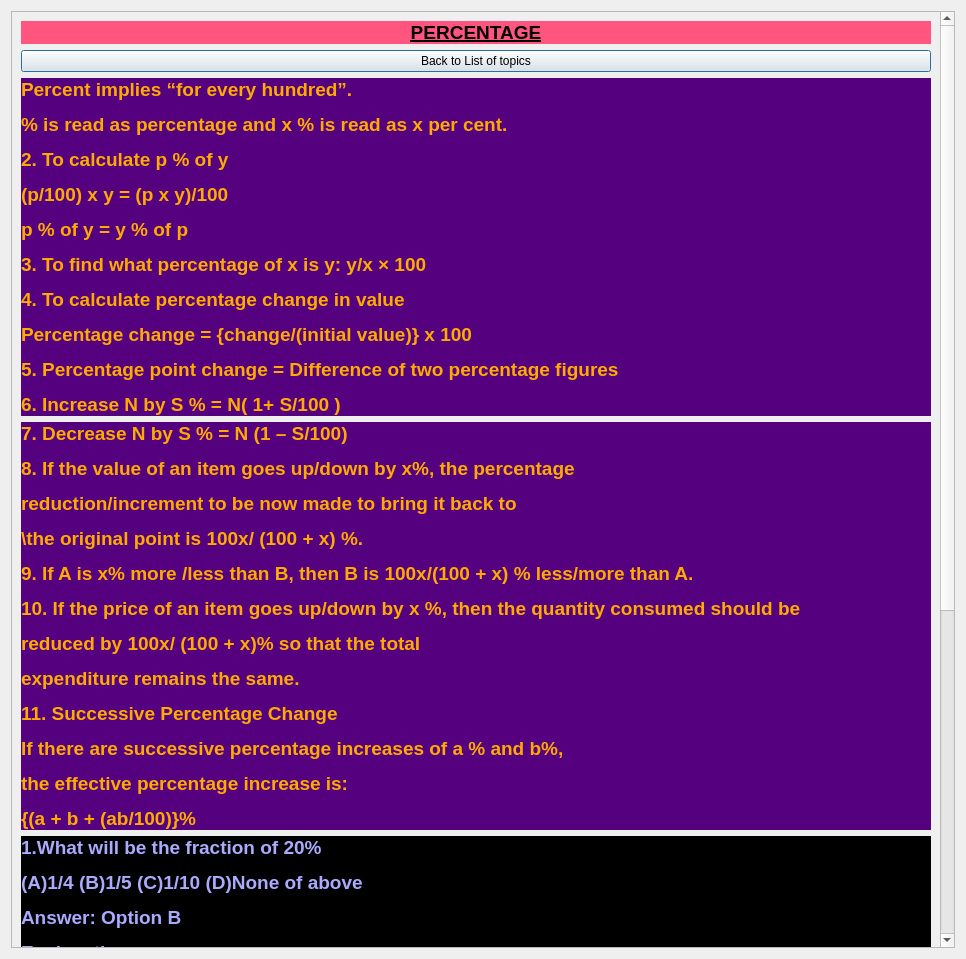
<?xml version="1.0" encoding="UTF-8"?>
<ui version="4.0">
 <class>percentage</class>
 <widget class="QDialog" name="percentage">
  <property name="geometry">
   <rect>
    <x>0</x>
    <y>0</y>
    <width>966</width>
    <height>959</height>
   </rect>
  </property>
  <property name="windowTitle">
   <string>Dialog</string>
  </property>
  <layout class="QGridLayout" name="gridLayout_2">
   <item row="0" column="0">
    <widget class="QScrollArea" name="scrollArea">
     <property name="widgetResizable">
      <bool>true</bool>
     </property>
     <widget class="QWidget" name="scrollAreaWidgetContents">
      <property name="geometry">
       <rect>
        <x>0</x>
        <y>0</y>
        <width>929</width>
        <height>1564</height>
       </rect>
      </property>
      <layout class="QGridLayout" name="gridLayout">
       <item row="4" column="0">
        <widget class="QLabel" name="label_3">
         <property name="styleSheet">
          <string notr="true">background-color: rgb(0, 0, 0);
font: 75 9pt &quot;Myanmar Text&quot;;</string>
         </property>
         <property name="text">
          <string>&lt;html&gt;&lt;head/&gt;&lt;body&gt;&lt;p&gt;&lt;span style=&quot; font-size:14pt; font-weight:600; color:#aaaaff;&quot;&gt;1.What will be the fraction of 20%&lt;/span&gt;&lt;/p&gt;&lt;p&gt;&lt;span style=&quot; font-size:14pt; font-weight:600; color:#aaaaff;&quot;&gt;(A)1/4 (B)1/5 (C)1/10 (D)None of above&lt;/span&gt;&lt;/p&gt;&lt;p&gt;&lt;span style=&quot; font-size:14pt; font-weight:600; color:#aaaaff;&quot;&gt;Answer: Option B&lt;/span&gt;&lt;/p&gt;&lt;p&gt;&lt;span style=&quot; font-size:14pt; font-weight:600; color:#aaaaff;&quot;&gt;Explanation:&lt;/span&gt;&lt;/p&gt;&lt;p&gt;&lt;span style=&quot; font-size:14pt; font-weight:600; color:#aaaaff;&quot;&gt;It will 20*1/100 = 1/5&lt;/span&gt;&lt;/p&gt;&lt;p&gt;&lt;span style=&quot; font-size:14pt; font-weight:600; color:#aaaaff;&quot;&gt;2.The ratio 5:20 expressed as percent equals to&lt;/span&gt;&lt;/p&gt;&lt;p&gt;&lt;span style=&quot; font-size:14pt; font-weight:600; color:#aaaaff;&quot;&gt;(A)50 % (B)125 % (C)25 % (D)None of above&lt;/span&gt;&lt;/p&gt;&lt;p&gt;&lt;span style=&quot; font-size:14pt; font-weight:600; color:#aaaaff;&quot;&gt;Answer: Option C&lt;/span&gt;&lt;/p&gt;&lt;p&gt;&lt;span style=&quot; font-size:14pt; font-weight:600; color:#aaaaff;&quot;&gt;Explanation:Actually it means 5 is what percent of 20, which can be calculated as,&lt;/span&gt;&lt;/p&gt;&lt;p&gt;&lt;span style=&quot; font-size:14pt; font-weight:600; color:#aaaaff;&quot;&gt;(5/20)*100 = 5 * 5 = 25&lt;/span&gt;&lt;/p&gt;&lt;p&gt;&lt;span style=&quot; font-size:14pt; font-weight:600; color:#aaaaff;&quot;&gt;3. Half of 1 percent written as decimal is&lt;/span&gt;&lt;/p&gt;&lt;p&gt;&lt;span style=&quot; font-size:14pt; font-weight:600; color:#aaaaff;&quot;&gt;(A)5 (B)0.5 (C)0.05 (D)0.005&lt;/span&gt;&lt;/p&gt;&lt;p&gt;&lt;span style=&quot; font-size:14pt; font-weight:600; color:#aaaaff;&quot;&gt;Answer: Option D&lt;/span&gt;&lt;/p&gt;&lt;p&gt;&lt;span style=&quot; font-size:14pt; font-weight:600; color:#aaaaff;&quot;&gt;Explanation:It will be 1/2(1%) = 1/2(1/100) = 1/200 = 0.005&lt;/span&gt;&lt;/p&gt;&lt;p&gt;&lt;span style=&quot; font-size:14pt; font-weight:600; color:#aaaaff;&quot;&gt;4.What is 15 percent of 34&lt;/span&gt;&lt;/p&gt;&lt;p&gt;&lt;span style=&quot; font-size:14pt; font-weight:600; color:#aaaaff;&quot;&gt;(A)5.10 (B)4.10 (C)3.10 (D)2.10&lt;/span&gt;&lt;/p&gt;&lt;p&gt;&lt;span style=&quot; font-size:14pt; font-weight:600; color:#aaaaff;&quot;&gt;Answer: Option A&lt;/span&gt;&lt;/p&gt;&lt;p&gt;&lt;span style=&quot; font-size:14pt; font-weight:600; color:#aaaaff;&quot;&gt;Explanation:It will be 15% of 34= (15/100) * 34 = 5.10&lt;/span&gt;&lt;/p&gt;&lt;/body&gt;&lt;/html&gt;</string>
         </property>
        </widget>
       </item>
       <item row="0" column="0">
        <widget class="QLabel" name="label">
         <property name="styleSheet">
          <string notr="true">font: 75 11pt &quot;Nirmala UI&quot;;
background-color: rgb(255, 85, 127);</string>
         </property>
         <property name="text">
          <string>&lt;html&gt;&lt;head/&gt;&lt;body&gt;&lt;p align=&quot;center&quot;&gt;&lt;span style=&quot; font-size:14pt; font-weight:600; text-decoration: underline;&quot;&gt;PERCENTAGE&lt;/span&gt;&lt;/p&gt;&lt;/body&gt;&lt;/html&gt;</string>
         </property>
        </widget>
       </item>
       <item row="2" column="0">
        <widget class="QLabel" name="label_2">
         <property name="styleSheet">
          <string notr="true">
font: 75 10pt &quot;MS PGothic&quot;;
background-color: rgb(85, 0, 127);</string>
         </property>
         <property name="text">
          <string>&lt;html&gt;&lt;head/&gt;&lt;body&gt;&lt;p&gt;&lt;span style=&quot; font-size:14pt; font-weight:600; color:#ffaa00;&quot;&gt;Percent implies “for every hundred”.&lt;/span&gt;&lt;/p&gt;&lt;p&gt;&lt;span style=&quot; font-size:14pt; font-weight:600; color:#ffaa00;&quot;&gt;% is read as percentage and x % is read as x per cent.&lt;/span&gt;&lt;/p&gt;&lt;p&gt;&lt;span style=&quot; font-size:14pt; font-weight:600; color:#ffaa00;&quot;&gt;2. To calculate p % of y&lt;/span&gt;&lt;/p&gt;&lt;p&gt;&lt;span style=&quot; font-size:14pt; font-weight:600; color:#ffaa00;&quot;&gt;(p/100) x y = (p x y)/100&lt;/span&gt;&lt;/p&gt;&lt;p&gt;&lt;span style=&quot; font-size:14pt; font-weight:600; color:#ffaa00;&quot;&gt;p % of y = y % of p&lt;/span&gt;&lt;/p&gt;&lt;p&gt;&lt;span style=&quot; font-size:14pt; font-weight:600; color:#ffaa00;&quot;&gt;3. To find what percentage of x is y: y/x × 100&lt;/span&gt;&lt;/p&gt;&lt;p&gt;&lt;span style=&quot; font-size:14pt; font-weight:600; color:#ffaa00;&quot;&gt;4. To calculate percentage change in value&lt;/span&gt;&lt;/p&gt;&lt;p&gt;&lt;span style=&quot; font-size:14pt; font-weight:600; color:#ffaa00;&quot;&gt;Percentage change = {change/(initial value)} x 100&lt;/span&gt;&lt;/p&gt;&lt;p&gt;&lt;span style=&quot; font-size:14pt; font-weight:600; color:#ffaa00;&quot;&gt;5. Percentage point change = Difference of two percentage figures&lt;/span&gt;&lt;/p&gt;&lt;p&gt;&lt;span style=&quot; font-size:14pt; font-weight:600; color:#ffaa00;&quot;&gt;6. Increase N by S % = N( 1+ S/100 )&lt;/span&gt;&lt;/p&gt;&lt;/body&gt;&lt;/html&gt;</string>
         </property>
        </widget>
       </item>
       <item row="3" column="0">
        <widget class="QLabel" name="label_4">
         <property name="styleSheet">
          <string notr="true">
font: 75 10pt &quot;MS PGothic&quot;;
background-color: rgb(85, 0, 127);</string>
         </property>
         <property name="text">
          <string>&lt;html&gt;&lt;head/&gt;&lt;body&gt;&lt;p&gt;&lt;span style=&quot; font-size:14pt; font-weight:600; color:#ffaa00;&quot;&gt;7. Decrease N by S % = N (1 – S/100)&lt;/span&gt;&lt;/p&gt;&lt;p&gt;&lt;span style=&quot; font-size:14pt; font-weight:600; color:#ffaa00;&quot;&gt;8. If the value of an item goes up/down by x%, the percentage &lt;/span&gt;&lt;/p&gt;&lt;p&gt;&lt;span style=&quot; font-size:14pt; font-weight:600; color:#ffaa00;&quot;&gt;reduction/increment to be now made to bring it back to &lt;/span&gt;&lt;/p&gt;&lt;p&gt;&lt;span style=&quot; font-size:14pt; font-weight:600; color:#ffaa00;&quot;&gt;\the original point is 100x/ (100 + x) %.&lt;/span&gt;&lt;/p&gt;&lt;p&gt;&lt;span style=&quot; font-size:14pt; font-weight:600; color:#ffaa00;&quot;&gt;9. If A is x% more /less than B, then B is 100x/(100 + x) % less/more than A.&lt;/span&gt;&lt;/p&gt;&lt;p&gt;&lt;span style=&quot; font-size:14pt; font-weight:600; color:#ffaa00;&quot;&gt;10. If the price of an item goes up/down by x %, then the quantity consumed should be &lt;/span&gt;&lt;/p&gt;&lt;p&gt;&lt;span style=&quot; font-size:14pt; font-weight:600; color:#ffaa00;&quot;&gt;reduced by 100x/ (100 + x)% so that the total &lt;/span&gt;&lt;/p&gt;&lt;p&gt;&lt;span style=&quot; font-size:14pt; font-weight:600; color:#ffaa00;&quot;&gt;expenditure remains the same.&lt;/span&gt;&lt;/p&gt;&lt;p&gt;&lt;span style=&quot; font-size:14pt; font-weight:600; color:#ffaa00;&quot;&gt;11. Successive Percentage Change&lt;/span&gt;&lt;/p&gt;&lt;p&gt;&lt;span style=&quot; font-size:14pt; font-weight:600; color:#ffaa00;&quot;&gt;If there are successive percentage increases of a % and b%, &lt;/span&gt;&lt;/p&gt;&lt;p&gt;&lt;span style=&quot; font-size:14pt; font-weight:600; color:#ffaa00;&quot;&gt;the effective percentage increase is:&lt;/span&gt;&lt;/p&gt;&lt;p&gt;&lt;span style=&quot; font-size:14pt; font-weight:600; color:#ffaa00;&quot;&gt;{(a + b + (ab/100)}%&lt;/span&gt;&lt;/p&gt;&lt;/body&gt;&lt;/html&gt;</string>
         </property>
        </widget>
       </item>
       <item row="1" column="0">
        <widget class="QPushButton" name="pushButton">
         <property name="text">
          <string>Back to List of topics</string>
         </property>
        </widget>
       </item>
      </layout>
     </widget>
    </widget>
   </item>
  </layout>
 </widget>
 <resources/>
 <connections/>
</ui>
